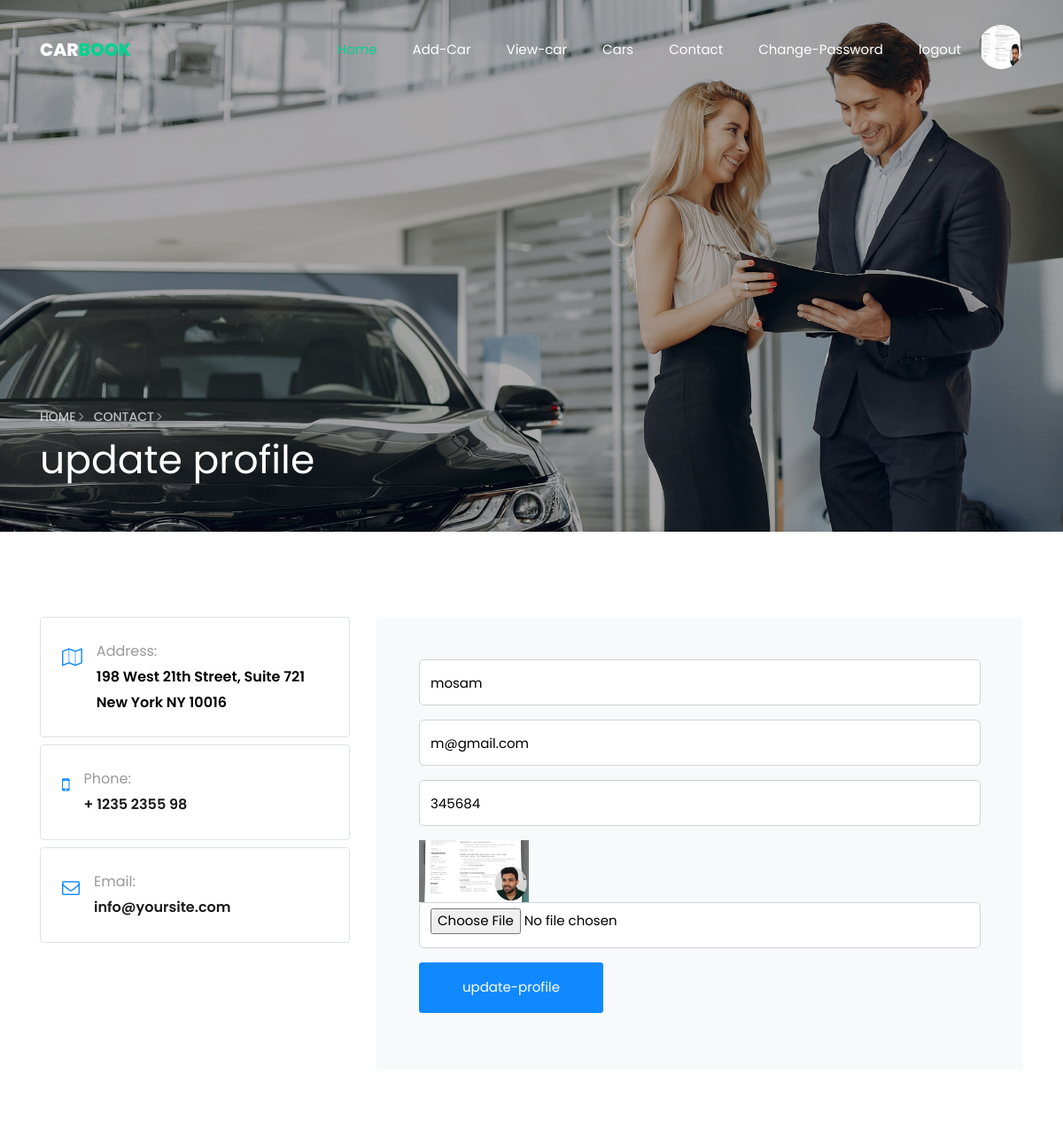
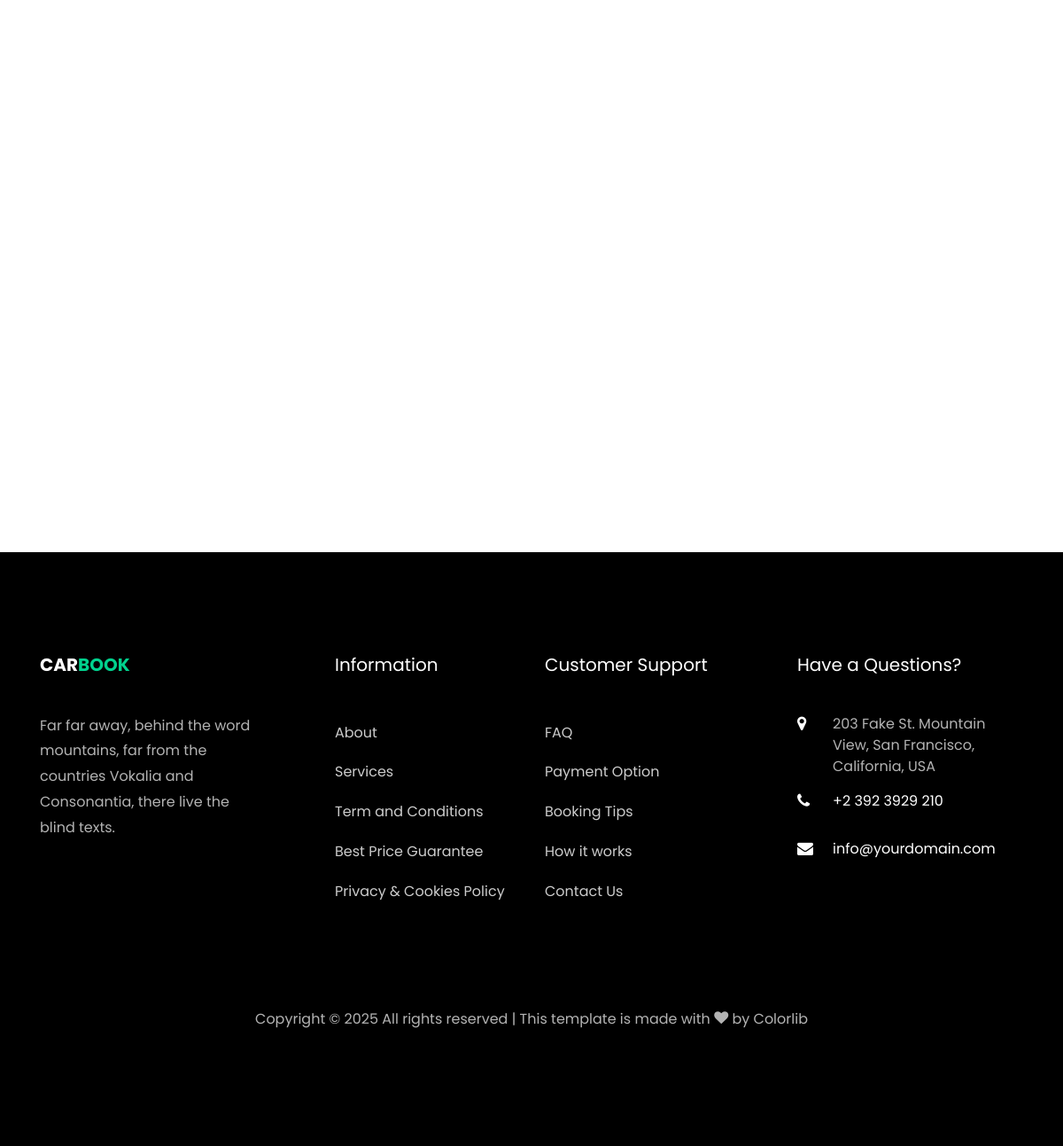
/uprofile/ (signed in), run on the app's committed database (2 pictures, top to bottom).
### myapp/models.py (models this page shows, shortened)
class User(models.Model):
    name = models.CharField(max_length=40)
    email = models.EmailField()
    mobile = models.BigIntegerField()
    password = models.CharField(max_length=30)
    profile = models.ImageField(default="",upload_to="profile/")
    usertype = models.CharField(max_length=20,default="customer")

### myapp/views.py (the view)
# urls.py: path('uprofile/', views.uprofile, name='uprofile'),
def uprofile(request):
    user = User.objects.get(email = request.session['email'])
    if request.method == "POST":
        user.name = request.POST['name']
        user.mobile = request.POST['mobile']
        try:
            user.profile = request.FILES['profile']
            user.save()
            request.session['profile']=user.profile.url
        except:
            pass
        user.save()
        if user.usertype == "customer":
            return redirect('index')
        else:
            return redirect('bindex')
    else:
        if user.usertype == "customer":
            return render(request,'uprofile.html',{'user':user})
        else:
            return render(request,'buprofile.html',{'user':user})

### myapp/templates/buprofile.html (shortened to what this page needs)
{% extends "bheader.html" %}
{% load static %}
{% block content %}
<!DOCTYPE html>
<html lang="en">
    <section class="hero-wrap hero-wrap-2 js-fullheight" style="background-image: url('{% static 'images/bg_3.jpg' %}');" data-stellar-background-ratio="0.5">
      <div class="overlay"></div>
      <div class="container">
        <div class="row no-gutters slider-text js-fullheight align-items-end justify-content-start">
          <div class="col-md-9 ftco-animate pb-5">
          	<p class="breadcrumbs"><span class="mr-2"><a href="index.html">Home <i class="ion-ios-arrow-forward"></i></a></span> <span>Contact <i class="ion-ios-arrow-forward"></i></span></p>
            <h1 class="mb-3 bread">update profile</h1>
          </div>
        </div>
      </div>
    </section>
    <section class="ftco-section contact-section">
      <div class="container">
        <div class="row d-flex mb-5 contact-info">
        	<div class="col-md-4">
        		<div class="row mb-5">
		          <div class="col-md-12">
		          	<div class="border w-100 p-4 rounded mb-2 d-flex">
			          	<div class="icon mr-3">
			          		<span class="icon-map-o"></span>
			          	</div>
			            <p><span>Address:</span> 198 West 21th Street, Suite 721 New York NY 10016</p>
			          </div>
		          </div>
		          <div class="col-md-12">
		          	<div class="border w-100 p-4 rounded mb-2 d-flex">
			          	<div class="icon mr-3">
			          		<span class="icon-mobile-phone"></span>
			          	</div>
			            <p><span>Phone:</span> <a href="tel://1234567920">+ 1235 2355 98</a></p>
			          </div>
		          </div>
		          <div class="col-md-12">
		          	<div class="border w-100 p-4 rounded mb-2 d-flex">
			          	<div class="icon mr-3">
			          		<span class="icon-envelope-o"></span>
			          	</div>
			            <p><span>Email:</span> <a href="mailto:info@yoursite.com">info@yoursite.com</a></p>
			          </div>
		          </div>
		        </div>
          </div>
          <div class="col-md-8 block-9 mb-md-5">
            <form action="{% url 'uprofile' %}" class="bg-light p-5 contact-form" method="post" enctype="multipart/form-data">
              <div class="form-group">
                <input type="text" class="form-control" placeholder="Your Name" name="name" value="{{user.name}}">
              </div>
              <div class="form-group">
                <input type="email" class="form-control" placeholder="E-mail" name="email" value="{{user.email}}" readonly>
              </div>
              <div class="form-group">
                <input type="number" class="form-control" placeholder="mobile" name="mobile" value="{{user.mobile}}">
              </div>
              <img src="{{user.profile.url}}" height="70px" alt="">
              <div class="form-group">
                <input type="file" class="form-control" name="profile">
              </div>
              <div class="form-group">
                <input type="submit" value="update-profile" class="btn btn-primary py-3 px-5">
              </div>
            </form>
          </div>
        </div>
        <div class="row justify-content-center">
        	<div class="col-md-12">
        		<div id="map" class="bg-white"></div>
        	</div>
        </div>
      </div>
    </section>
    {% endblock %}

### myapp/static/css/icomoon.css (style rules this page uses)
[class^="icon-"], [class*=" icon-"] { font-family: 'icomoon' !important; speak: none; font-style: normal; font-weight: normal; font-variant: normal; text-transform: none; line-height: 1; -webkit-font-smoothing: antialiased; -moz-osx-font-smoothing: grayscale; }
.icon-envelope-o:before { content: "\f003"; }
.icon-mobile-phone:before { content: "\f10b"; }
.icon-map-o:before { content: "\f278"; }

### data on the page
User: name "mosam", email "m@gmail.com", mobile "345684", profile (picture)
